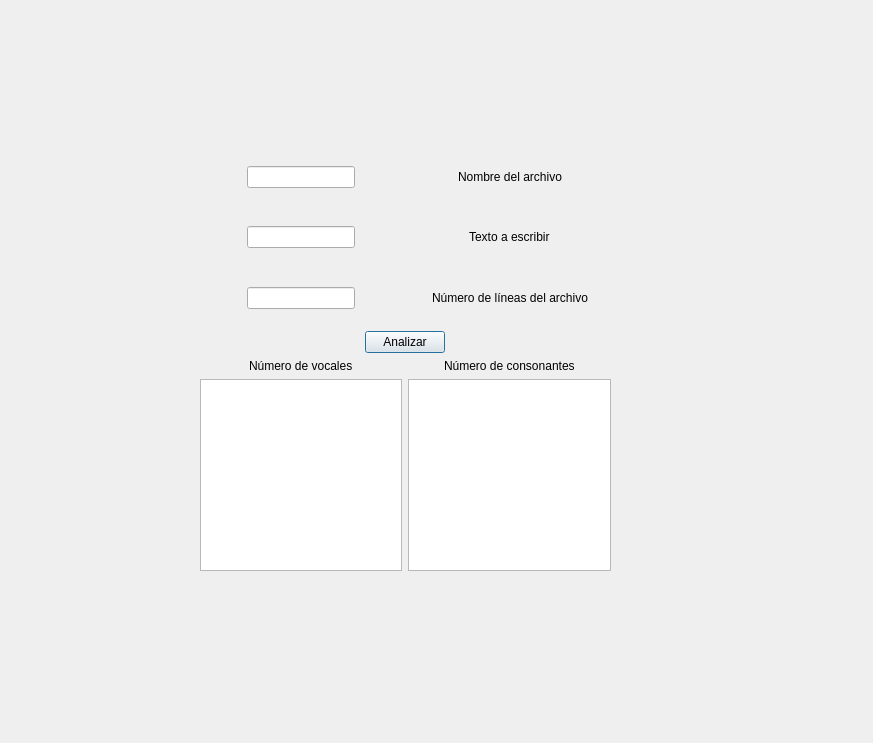
<?xml version="1.0" encoding="UTF-8"?>
<ui version="4.0">
 <class>Dialog</class>
 <widget class="QDialog" name="Dialog">
  <property name="geometry">
   <rect>
    <x>0</x>
    <y>0</y>
    <width>873</width>
    <height>743</height>
   </rect>
  </property>
  <property name="windowTitle">
   <string>Dialog</string>
  </property>
  <widget class="QWidget" name="verticalLayoutWidget">
   <property name="geometry">
    <rect>
     <x>200</x>
     <y>150</y>
     <width>411</width>
     <height>421</height>
    </rect>
   </property>
   <layout class="QVBoxLayout" name="verticalLayout">
    <item>
     <layout class="QHBoxLayout" name="horizontalLayout_2">
      <item>
       <layout class="QHBoxLayout" name="horizontalLayout">
        <item alignment="Qt::AlignHCenter|Qt::AlignVCenter">
         <widget class="QLineEdit" name="txt_name_file">
          <property name="maximumSize">
           <size>
            <width>137</width>
            <height>16777215</height>
           </size>
          </property>
          <property name="toolTip">
           <string>&lt;html&gt;&lt;head/&gt;&lt;body&gt;&lt;p&gt;l&lt;/p&gt;&lt;p&gt;&lt;br/&gt;&lt;/p&gt;&lt;/body&gt;&lt;/html&gt;</string>
          </property>
         </widget>
        </item>
        <item alignment="Qt::AlignHCenter">
         <widget class="QLabel" name="lbl_name_file">
          <property name="text">
           <string>Nombre del archivo</string>
          </property>
         </widget>
        </item>
       </layout>
      </item>
     </layout>
    </item>
    <item>
     <layout class="QHBoxLayout" name="horizontalLayout_4">
      <item alignment="Qt::AlignHCenter">
       <widget class="QLineEdit" name="txt_write"/>
      </item>
      <item alignment="Qt::AlignHCenter|Qt::AlignVCenter">
       <widget class="QLabel" name="lbl_write">
        <property name="text">
         <string>Texto a escribir</string>
        </property>
       </widget>
      </item>
     </layout>
    </item>
    <item>
     <layout class="QHBoxLayout" name="horizontalLayout_6">
      <item alignment="Qt::AlignHCenter">
       <widget class="QLineEdit" name="txt_line"/>
      </item>
      <item alignment="Qt::AlignHCenter|Qt::AlignVCenter">
       <widget class="QLabel" name="lbl_lines">
        <property name="text">
         <string>Número de líneas del archivo</string>
        </property>
       </widget>
      </item>
     </layout>
    </item>
    <item alignment="Qt::AlignHCenter">
     <widget class="QPushButton" name="btn_analize">
      <property name="text">
       <string>Analizar</string>
      </property>
     </widget>
    </item>
    <item>
     <layout class="QHBoxLayout" name="horizontalLayout_5">
      <item>
       <layout class="QVBoxLayout" name="verticalLayout_2">
        <item alignment="Qt::AlignHCenter">
         <widget class="QLabel" name="lbl_vocals">
          <property name="text">
           <string>Número de vocales</string>
          </property>
         </widget>
        </item>
        <item alignment="Qt::AlignHCenter|Qt::AlignVCenter">
         <widget class="QPlainTextEdit" name="txt_vocals">
          <property name="enabled">
           <bool>true</bool>
          </property>
         </widget>
        </item>
       </layout>
      </item>
      <item>
       <layout class="QVBoxLayout" name="verticalLayout_3">
        <item alignment="Qt::AlignHCenter">
         <widget class="QLabel" name="lbl_consonants">
          <property name="text">
           <string>Número de consonantes</string>
          </property>
         </widget>
        </item>
        <item alignment="Qt::AlignHCenter|Qt::AlignVCenter">
         <widget class="QPlainTextEdit" name="txt_consonants"/>
        </item>
       </layout>
      </item>
     </layout>
    </item>
   </layout>
  </widget>
 </widget>
 <resources/>
 <connections/>
</ui>
